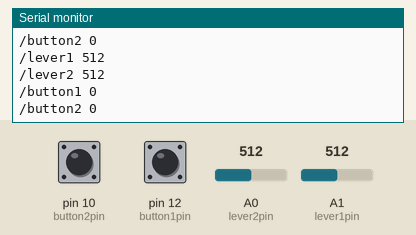
Simulated run of this sketch. Board: Arduino Uno, built with avr-gcc and run on an emulated ATmega328P. On the bench: the last lines printed to the serial monitor. The test bench sets the inputs (shaded band); at power-on: A1 (lever1pin) = 512, pin 10 (button2pin) LOW, pin 12 (button1pin) LOW, A0 (lever2pin) = 512.

Above: at 13.4 s.
13.5 s: A1 (lever1pin) set to 109
At 13.64 s:
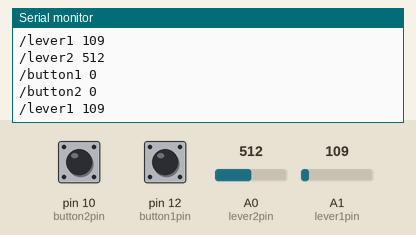
16.5 s: A1 (lever1pin) set to 93
At 16.67 s:
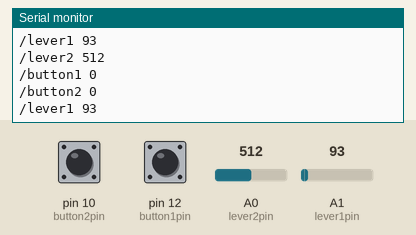
Timing chart, 0 to 19.5 s (numbered marks = the images above; inputs shaded):
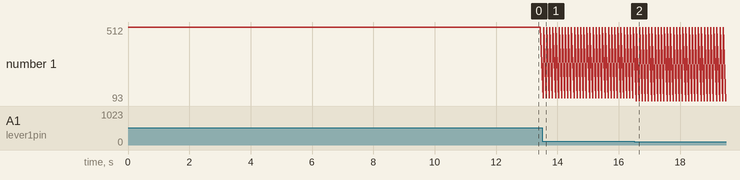

The sketch:

Serial_Version_V0_1.pde
```cpp
/*
  Big Box of Awesome Code

 reads the box and outputs messages with routing containers.

 created 29 Oct 2010
 by Myles Borins
 */

int lever1value = 0;    // variable to hold the analog value
int lever1pin = 1;      // Lever Pin Biatch
int lever2value = 0;    // variable to hold the analog value
int lever2pin = 0;      // Lever Pin Biatch
int button1value = 0;   // Variable to hold the analog value
int button1pin = 12;    // Pin for button 1 my jigga
int button2value = 0;   // Variable to hold the analog value
int button2pin = 10;    // Pin for button 1 my jigga

void setup() {
  // open the serial port at 9600 bps:
  Serial.begin(9600);
  // set pinmode
  pinMode(button1pin, INPUT);
  pinMode(button2pin, INPUT);
  }

void loop() {
  // Poll that shit:
  lever1value = analogRead(lever1pin);
  lever2value = analogRead(lever2pin);
  button1value = digitalRead(button1pin);
  button2value = digitalRead(button2pin);

  // print it out in many formats:
  Serial.print("/lever1 ");       // print routing information
  Serial.println(lever1value);    // print value
  Serial.print("/lever2 ");       // print routing information
  Serial.println(lever2value);
  Serial.print("/button1 ");
  Serial.println(button1value);
  Serial.print("/button2 ");
  Serial.println(button2value);

  // delay 10 milliseconds before the next reading:
  delay(100);
}
```

Measured:
- after the input at 13.5 s, the serial monitor: prints a new line at once (image 1)
- after the input at 16.5 s, the serial monitor: prints a new line after 0.07 s (image 2)
